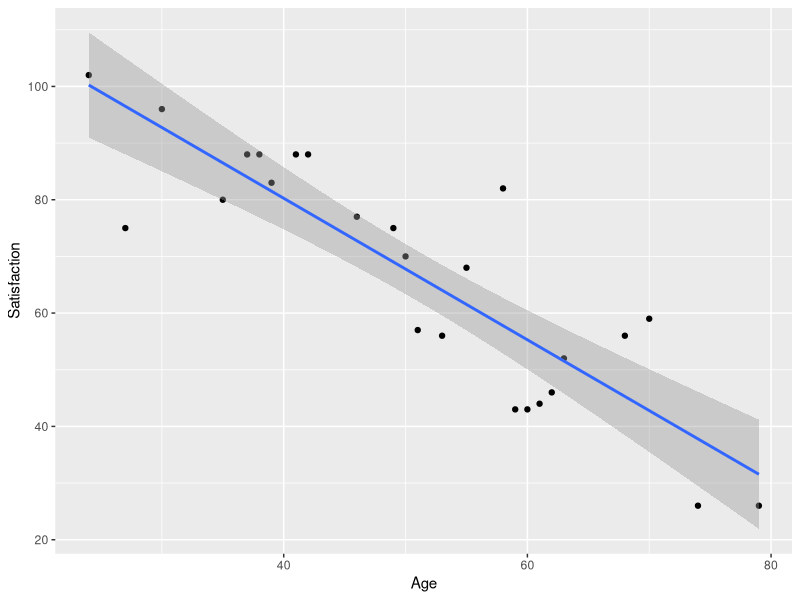

Generate this figure with R:
## ---- chunk 1
knitr::opts_chunk$set(message=FALSE, warning=F, echo=TRUE)
options(width = 2000)
options(repos="https://cran.rstudio.com")
## ---- chunk 2
# Load the package 
library(readxl)
library(tidyverse)
library(broom)
# Import Data
table_b17 <- read_xlsx("TableB.17.xlsx")

# Observe the data frame
head(table_b17)

## ---- chunk 3
# visualizng Satisfaction and Age
table_b17 %>% ggplot(aes(Age,Satisfaction))+geom_point()+geom_smooth(method="lm", level=0.95)
## ---- chunk 4
# build the model
model_satis_age <- lm(Satisfaction ~ Age, data=table_b17)
model_satis_age
## ---- chunk 5
model_satis_age %>% summary()
## ---- chunk 6
model_satis_age %>% confint(level=0.95)
## ---- chunk 7
anova(model_satis_age)
## ---- chunk 8
model_satis_age %>% predict(newdata = data.frame(Age=65), interval = "confidence", level=0.95)
## ---- chunk 9
model_satis_age %>% predict(newdata = data.frame(Age=65), interval = "prediction", level=0.95)
## ---- chunk 10
t0= (-1.2490+1)/0.1471
2*pt(q = t0, df = nrow(table_b17)-2 , lower.tail = TRUE) # Gives the P(T < t0) from the t distribution. Enter the value for df of the t distribution. Use FALSE instead of TRUE to compute P(T >t0). #
